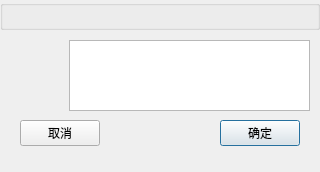
<?xml version="1.0" encoding="UTF-8"?>
<ui version="4.0">
 <class>MessageBoxEx</class>
 <widget class="QDialog" name="MessageBoxEx">
  <property name="geometry">
   <rect>
    <x>0</x>
    <y>0</y>
    <width>320</width>
    <height>172</height>
   </rect>
  </property>
  <property name="windowTitle">
   <string>Dialog</string>
  </property>
  <widget class="TitleBar" name="titleBar">
   <property name="geometry">
    <rect>
     <x>0</x>
     <y>0</y>
     <width>320</width>
     <height>30</height>
    </rect>
   </property>
   <property name="minimumSize">
    <size>
     <width>0</width>
     <height>30</height>
    </size>
   </property>
   <property name="title">
    <string/>
   </property>
  </widget>
  <widget class="QPushButton" name="button">
   <property name="geometry">
    <rect>
     <x>220</x>
     <y>120</y>
     <width>80</width>
     <height>26</height>
    </rect>
   </property>
   <property name="text">
    <string>确定</string>
   </property>
  </widget>
  <widget class="QTextEdit" name="infoTE">
   <property name="geometry">
    <rect>
     <x>69</x>
     <y>40</y>
     <width>241</width>
     <height>71</height>
    </rect>
   </property>
  </widget>
  <widget class="QLabel" name="iconL">
   <property name="geometry">
    <rect>
     <x>30</x>
     <y>50</y>
     <width>30</width>
     <height>30</height>
    </rect>
   </property>
   <property name="text">
    <string/>
   </property>
  </widget>
  <widget class="QPushButton" name="button2">
   <property name="geometry">
    <rect>
     <x>20</x>
     <y>120</y>
     <width>80</width>
     <height>26</height>
    </rect>
   </property>
   <property name="text">
    <string>取消</string>
   </property>
  </widget>
 </widget>
 <customwidgets>
  <customwidget>
   <class>TitleBar</class>
   <extends>QGroupBox</extends>
   <header location="global">ui/titlebar.h</header>
   <container>1</container>
  </customwidget>
 </customwidgets>
 <resources/>
 <connections/>
</ui>
